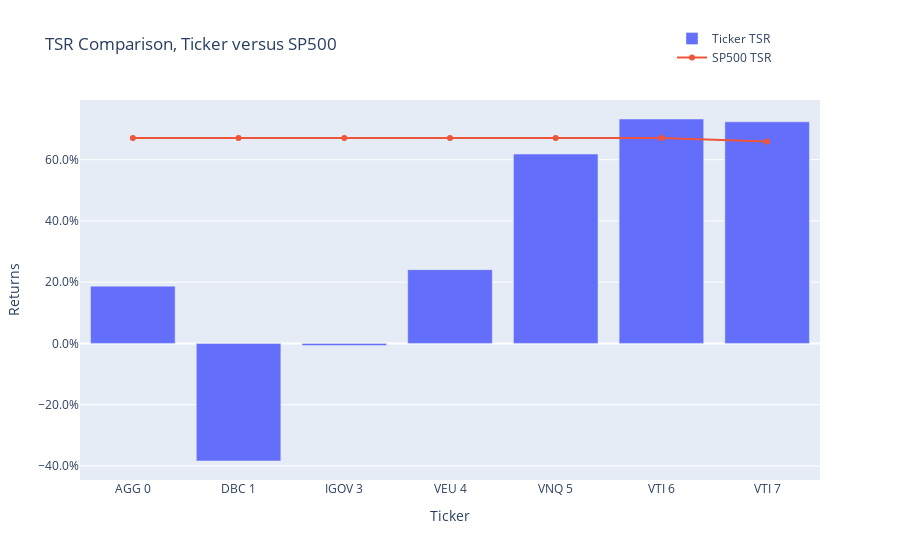

Here is the notebook cell this chart was saved with:
### Code cell
# Compare total shareholder return for each position relative to SP500.

trace1 = go.Bar(
    x = merged_portfolio_sp_latest_YTD_sp_closing_high_incl_divs_all_payers['Ticker #'],
    y = merged_portfolio_sp_latest_YTD_sp_closing_high_incl_divs_all_payers['Total Stock Return'],
    name = 'Ticker TSR')

trace2 = go.Scatter(
    x = merged_portfolio_sp_latest_YTD_sp_closing_high_incl_divs_all_payers['Ticker #'],
    y = merged_portfolio_sp_latest_YTD_sp_closing_high_incl_divs_all_payers['Total SP500 Return'],
    name = 'SP500 TSR')
    
data = [trace1, trace2]

layout = go.Layout(title = 'TSR Comparison, Ticker versus SP500'
    , barmode = 'group'
    , yaxis=dict(title='Returns', tickformat=".1%")
    , xaxis=dict(title='Ticker')
    , legend=dict(x=.8,y=1.2)
    )

fig = go.Figure(data=data, layout=layout)
iplot(fig)

### Figure 1 — Plotly figure (JSON) as saved in the notebook; plotly's stock layout.template omitted (floating-point values rounded to 4 significant figures)
{"data": [{"name": "Ticker TSR", "type": "bar", "x": ["AGG 0", "DBC 1", "IGOV 3", "VEU 4", "VNQ 5", "VTI 6", "VTI 7"], "y": [0.1869, -0.3841, -0.006971, 0.2408, 0.6183, 0.7328, 0.7236]}, {"name": "SP500 TSR", "type": "scatter", "x": ["AGG 0", "DBC 1", "IGOV 3", "VEU 4", "VNQ 5", "VTI 6", "VTI 7"], "y": [0.6705, 0.6705, 0.6705, 0.6705, 0.6705, 0.6705, 0.6592]}], "layout": {"barmode": "group", "legend": {"x": 0.8, "y": 1.2}, "title": {"text": "TSR Comparison, Ticker versus SP500"}, "xaxis": {"title": {"text": "Ticker"}}, "yaxis": {"tickformat": ".1%", "title": {"text": "Returns"}}}}
